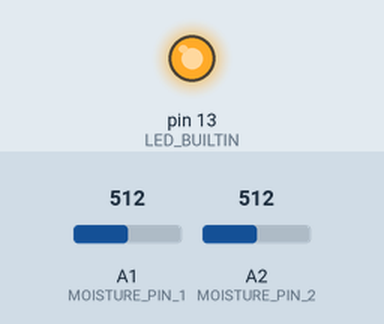
This sketch was run on a simulated Arduino Uno, built with avr-gcc and run on an emulated ATmega328P. On the bench: output pins drawn as LEDs (lit = HIGH). Inputs (shaded band) come from the test bench; at power-on: A1 (MOISTURE_PIN_1) = 512, A2 (MOISTURE_PIN_2) = 512. Pins used as bus, display or sensor lines are not drawn; what the sketch prints to the serial monitor is not drawn.

Above: at 0.1 s.
Timing chart, 0 to 1.6 s (numbered marks = the images above):
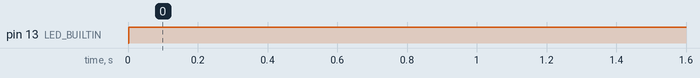

Measured:
- by itself, pin 13 (LED_BUILTIN): LOW → HIGH at 0.00 s

The sketch:

watering.ino
```cpp
#include <RCSwitch.h>

#define MOISTURE_PIN_1 A1
#define MOISTURE_PIN_2 A2

#define POMP_POWER_PIN 9
#define RF_PIN 2

double analogValue_1 = 0.0;
double analogValue_2 = 0.0;
double analogVolts = 0.0;

#define ON   0
#define OFF  1

#define MIN_MOISTURE  500

bool pompStarted = false;
RCSwitch rfsense = RCSwitch();

void setup() {
  // put your setup code here, to run once:
  Serial.begin(9600);
  pinMode ( POMP_POWER_PIN , OUTPUT);
  pinMode(LED_BUILTIN, OUTPUT);
  digitalWrite(LED_BUILTIN, LOW);
  digitalWrite(POMP_POWER_PIN, OFF);
  pinMode(RF_PIN, OUTPUT);
  rfsense.enableTransmit(RF_PIN);
  rfsense.disableReceive();
  rfsense.setProtocol(1);
}

void loop() {

  analogValue_1 = analogRead(MOISTURE_PIN_1);
  analogValue_2 = analogRead(MOISTURE_PIN_2);
  Serial.println(analogValue_1);
  Serial.println(analogValue_2);
  Serial.print("pomp started =");
  Serial.println(pompStarted == true ? "true" : "false");
  if(analogValue_1 > MIN_MOISTURE || analogValue_2 > MIN_MOISTURE)
  {
    if(pompStarted == false){
      digitalWrite(POMP_POWER_PIN, ON);
      pompStarted = true;
      Serial.println("started");
      digitalWrite(LED_BUILTIN, HIGH);
    }


    delay(1000);
  }
  else
  {
    if(pompStarted){
      digitalWrite(POMP_POWER_PIN, OFF);
      pompStarted = !pompStarted;
      Serial.println("stoped");
      digitalWrite(LED_BUILTIN, LOW);
    }
    delay(10000);
  }
  rfsense.send(analogValue_1, 24);


}
```
